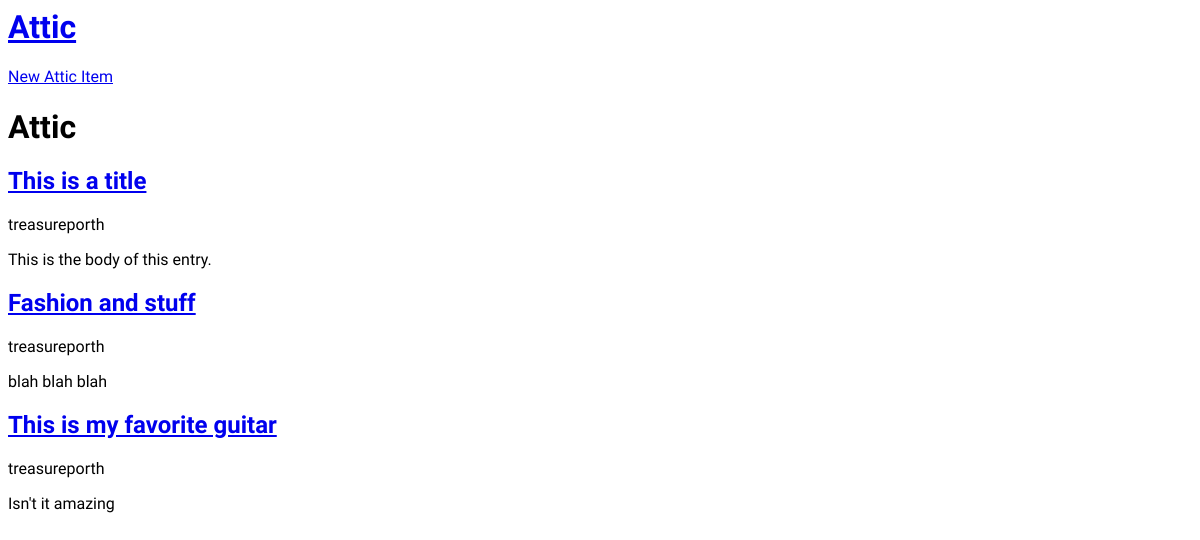
/, run on an earlier commit of the app's database.
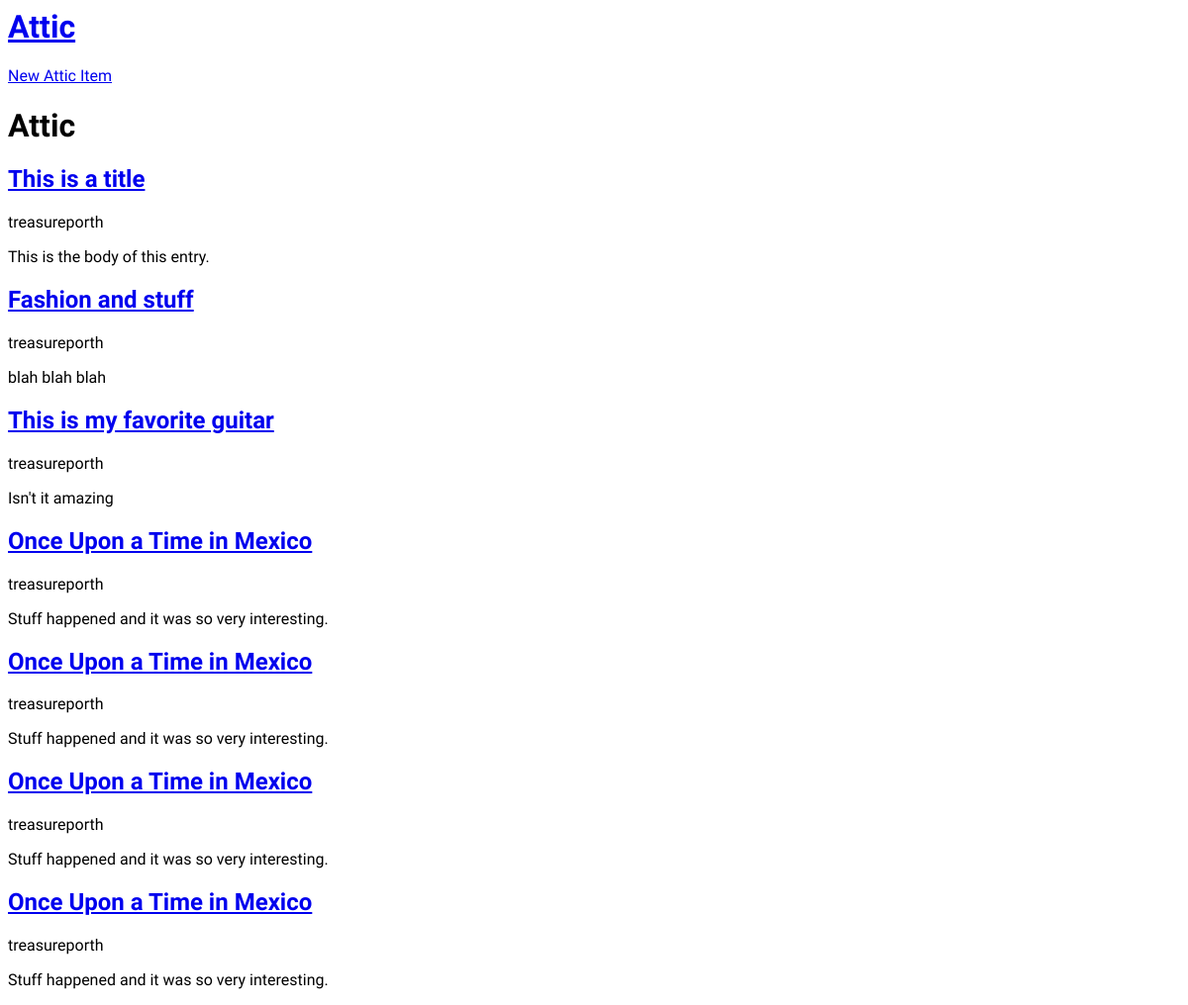
And on a later commit of the database.
### posts/models.py (models this page shows, shortened)
class Post(models.Model):
    title = models.CharField(max_length=200)
    author = models.ForeignKey(
        'auth.User',
        on_delete=models.CASCADE,
    )
    body = models.TextField()

### posts/views.py (the view)
# urls.py: path('', HomePageView.as_view(), name='home'),
class HomePageView(ListView):
    model = Post
    template_name = 'home.html'
    context_object_name = 'all_posts_list'

### posts/templates/home.html
{% extends 'base.html' %} {% block content %}
<h1>Attic</h1>
{% for post in all_posts_list %}
<div>
  <h2>
    <a href="{% url 'post_detail' post.pk %}">{{ post.title }}</a>
  </h2>
  <p>{{ post.author }}</p>
  <p>{{ post.body }}</p>
</div>
{% endfor %} {% endblock content %}

### posts/templates/base.html (shortened to what this page needs)
{% load static %}
<html>
  <head>
    <link rel="stylesheet" href="{% static 'css/base.css' %}" />
  </head>
  <body>
    <header>
      <div class="nav-left">
        <h1><a href="{% url 'home' %}">Attic</a></h1>
      </div>
      <div class="nav-right">
        <a href="{% url 'post_new' %}">New Attic Item</a>
      </div>
    </header>
    {% block content%} {% endblock %}
  </body>
</html>

### static/css/base.css (style rules this page uses)
body { font-family: "Source Sans Pro", sans-serif; }

What changed in the data, as far as the page shows it:
added Post: title "Once Upon a Time in Mexico", author "treasureporth", body "Stuff happened and it was so very interesting."
added Post: title "Once Upon a Time in Mexico", author "treasureporth", body "Stuff happened and it was so very interesting."
added Post: title "Once Upon a Time in Mexico", author "treasureporth", body "Stuff happened and it was so very interesting."
added Post: title "Once Upon a Time in Mexico", author "treasureporth", body "Stuff happened and it was so very interesting."
